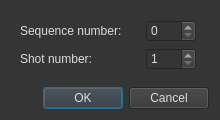
<?xml version="1.0" encoding="UTF-8"?>
<ui version="4.0">
 <class>ShotDialog</class>
 <widget class="QDialog" name="ShotDialog">
  <property name="geometry">
   <rect>
    <x>0</x>
    <y>0</y>
    <width>220</width>
    <height>120</height>
   </rect>
  </property>
  <property name="minimumSize">
   <size>
    <width>220</width>
    <height>120</height>
   </size>
  </property>
  <property name="maximumSize">
   <size>
    <width>220</width>
    <height>120</height>
   </size>
  </property>
  <property name="font">
   <font>
    <family>Segoe UI</family>
   </font>
  </property>
  <property name="windowTitle">
   <string>New Shot</string>
  </property>
  <property name="styleSheet">
   <string notr="true">background-color: rgb(53, 53, 53);
color: rgb(220, 220, 220);</string>
  </property>
  <layout class="QVBoxLayout" name="verticalLayout">
   <item>
    <widget class="QWidget" name="widget" native="true">
     <layout class="QFormLayout" name="formLayout">
      <item row="0" column="0">
       <widget class="QLabel" name="label">
        <property name="minimumSize">
         <size>
          <width>120</width>
          <height>0</height>
         </size>
        </property>
        <property name="maximumSize">
         <size>
          <width>200</width>
          <height>16777215</height>
         </size>
        </property>
        <property name="text">
         <string>Sequence number:</string>
        </property>
       </widget>
      </item>
      <item row="0" column="1">
       <widget class="QSpinBox" name="spinSequence">
        <property name="maximumSize">
         <size>
          <width>50</width>
          <height>16777215</height>
         </size>
        </property>
        <property name="minimum">
         <number>0</number>
        </property>
        <property name="maximum">
         <number>500</number>
        </property>
        <property name="value">
         <number>0</number>
        </property>
       </widget>
      </item>
      <item row="1" column="0">
       <widget class="QLabel" name="label_2">
        <property name="text">
         <string>Shot number:</string>
        </property>
       </widget>
      </item>
      <item row="1" column="1">
       <widget class="QSpinBox" name="spinShot">
        <property name="maximumSize">
         <size>
          <width>50</width>
          <height>16777215</height>
         </size>
        </property>
        <property name="minimum">
         <number>1</number>
        </property>
        <property name="maximum">
         <number>500</number>
        </property>
        <property name="value">
         <number>1</number>
        </property>
       </widget>
      </item>
     </layout>
    </widget>
   </item>
   <item>
    <widget class="QDialogButtonBox" name="buttonBox">
     <property name="orientation">
      <enum>Qt::Horizontal</enum>
     </property>
     <property name="standardButtons">
      <set>QDialogButtonBox::Cancel|QDialogButtonBox::Ok</set>
     </property>
    </widget>
   </item>
  </layout>
 </widget>
 <resources/>
 <connections>
  <connection>
   <sender>buttonBox</sender>
   <signal>accepted()</signal>
   <receiver>ShotDialog</receiver>
   <slot>accept()</slot>
   <hints>
    <hint type="sourcelabel">
     <x>248</x>
     <y>254</y>
    </hint>
    <hint type="destinationlabel">
     <x>157</x>
     <y>274</y>
    </hint>
   </hints>
  </connection>
  <connection>
   <sender>buttonBox</sender>
   <signal>rejected()</signal>
   <receiver>ShotDialog</receiver>
   <slot>reject()</slot>
   <hints>
    <hint type="sourcelabel">
     <x>316</x>
     <y>260</y>
    </hint>
    <hint type="destinationlabel">
     <x>286</x>
     <y>274</y>
    </hint>
   </hints>
  </connection>
 </connections>
</ui>
